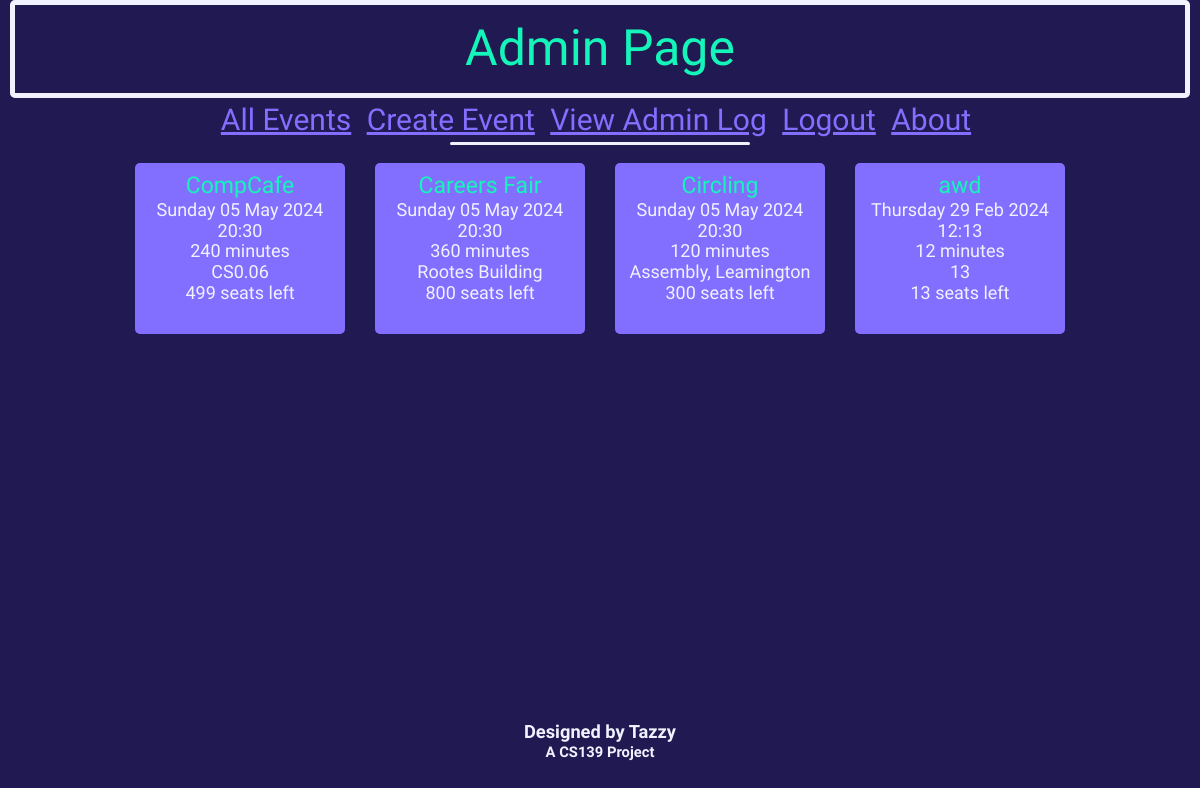
The app's page /superHome (signed in), older data.
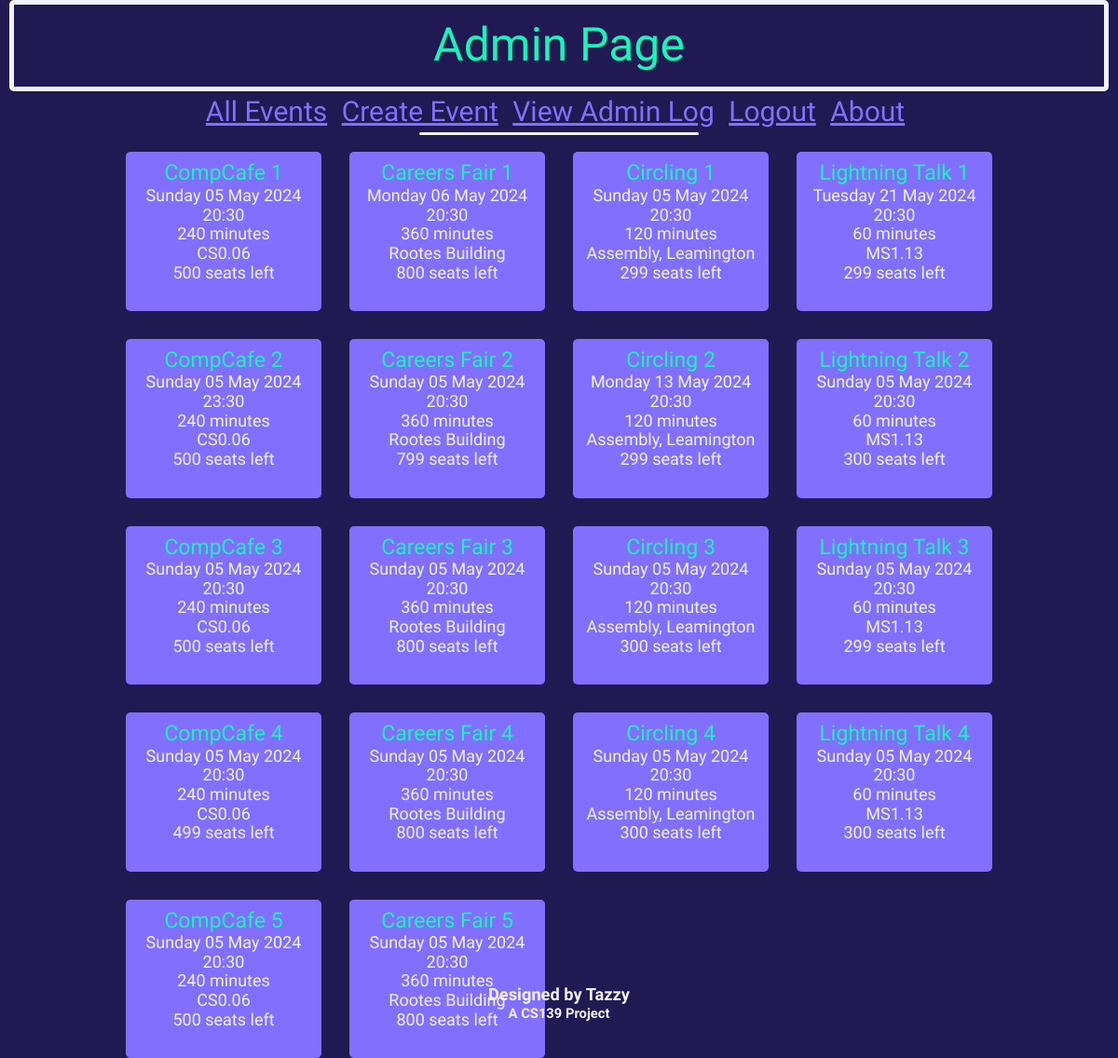
The same page, newer data.
### db_definition.py (models this page shows, shortened)
class Event(db.Model):
    __tablename__ = "events"
    event_id = db.Column(db.Integer, primary_key = True)
    name = db.Column(db.String(20))
    dateTime = db.Column(db.DateTime)
    duration = db.Column(db.Integer) # Minutes
    capacity = db.Column(db.Integer)
    ticketsSold = db.Column(db.Integer)
    location = db.Column(db.String(50))

### eventbyte.py (the view)
@app.route('/superHome')
def superHome():
    if (not current_user.is_authenticated) or (current_user.userClass != "super"):
        flash("Only admins can access this page.")
        return redirect('/home')
    updateTickets()
    return render_template('superHome.html', events=Event.query.all(), currTime = datetime.datetime.now())

### eventbyte.py (called while the page is built)
@loginManager.user_loader
def loadUser(user_id):
    return User.query.get(int(user_id))

def updateTickets():
    events = Event.query.all()
    for event in events:
        ticketNum = db.session.query(Ticket).where(Ticket.event_id == event.event_id, Ticket.status == "Upcoming").count()
        event.ticketsSold = ticketNum
        if event.ticketsSold >= (0.95 * event.capacity):
            sendEmail(user=User.query.filter_by(userClass="super").first(), event=event, EVENTNEARFULL=True)
        if event.dateTime <= datetime.datetime.now():
            tickets = db.session.query(Ticket).where(Ticket.event_id == event.event_id)
            for ticket in tickets:
                ticket.status = "Completed"
    db.session.commit()

### templates/superHome.html
{% extends 'base.html' %}
{% block heading %}
    <div class="title subtitle">
        Admin Page
    </div>
{% endblock %}
{% block content %}
    {% with messages = get_flashed_messages() %}
        {% if messages %}
        <div class="loginFlashes">
            {% for message in messages %}
            <p> {{ message }} </p>
            {% endfor %}
        </div>
        {% else %}
            <br>
        {% endif %}
    {% endwith %}
    {% include "eventList.html" %}
{% endblock %}

### templates/eventList.html (shortened to what this page needs)
<div class="eventsList">
    {% for event in events %}
        {% if event.dateTime > currTime %}
            <div class="event">
                <a href="/viewEvent?eventid={{event.event_id}}" style="text-decoration: none;"><span class="titleRef" style="font-size: 23px;">{{ event.name }}</span></a><br>
                {{ event.dateTime.strftime('%A') }} {{ event.dateTime.strftime('%d') }} {{ event.dateTime.strftime('%b') }} {{ event.dateTime.strftime('%Y') }}<br>
                {{ event.dateTime.strftime('%H') }}:{{ event.dateTime.strftime('%M') }}<br>
                {{ event.duration }} minutes<br>
                {{ event.location }}<br>
                {% if current_user.userClass == "super" %}
                    {{ event.capacity - event.ticketsSold }} seats left<br><br>
                {% elif event.ticketsSold == event.capacity %}
                    <span style="color: red;"><strong>SOLD OUT</strong></span><br>
                {% elif (event.ticketsSold >= (0.95 * event.capacity)) %}
                    <span style="color: red;"><strong>TICKETS LOW</strong></span><br>{{event.capacity - event.ticketsSold}} tickets left.<br>
                {% else %}
                    <br>
                {% endif %}
            </div>
        {% endif %}
    {% endfor %}
</div>

Row changes from the older to the newer data that the page shows:
changed Event: name "CompCafe" → "CompCafe 1"; event.capacity-event.ticketsSold "499" → "500"
changed Event: name "Careers Fair" → "Careers Fair 1"; dateTime "Sunday" → "Monday"; dateTime "05" → "06"
changed Event: name "Circling" → "Circling 1"; event.capacity-event.ticketsSold "300" → "299"
changed Event: name "awd" → "Lightning Talk 1"; dateTime "Thursday" → "Tuesday"; dateTime "29" → "21"; dateTime "Feb" → "May"; dateTime "12" → "20"; dateTime "13" → "30"; duration "12" → "60"; location "13" → "MS1.13"; event.capacity-event.ticketsSold "13" → "299"
added Event: name "CompCafe 2", dateTime "Sunday", dateTime "05", dateTime "May", dateTime "2024", dateTime "23", dateTime "30", duration "240", location "CS0.06", event.capacity-event.ticketsSold "500"
added Event: name "Careers Fair 2", dateTime "Sunday", dateTime "05", dateTime "May", dateTime "2024", dateTime "20", dateTime "30", duration "360", location "Rootes Building", event.capacity-event.ticketsSold "799"
added Event: name "Circling 2", dateTime "Monday", dateTime "13", dateTime "May", dateTime "2024", dateTime "20", dateTime "30", duration "120", location "Assembly, Leamington", event.capacity-event.ticketsSold "299"
added Event: name "Lightning Talk 2", dateTime "Sunday", dateTime "05", dateTime "May", dateTime "2024", dateTime "20", dateTime "30", duration "60", location "MS1.13", event.capacity-event.ticketsSold "300"
added Event: name "CompCafe 3", dateTime "Sunday", dateTime "05", dateTime "May", dateTime "2024", dateTime "20", dateTime "30", duration "240", location "CS0.06", event.capacity-event.ticketsSold "500"
added Event: name "Careers Fair 3", dateTime "Sunday", dateTime "05", dateTime "May", dateTime "2024", dateTime "20", dateTime "30", duration "360", location "Rootes Building", event.capacity-event.ticketsSold "800"
added Event: name "Circling 3", dateTime "Sunday", dateTime "05", dateTime "May", dateTime "2024", dateTime "20", dateTime "30", duration "120", location "Assembly, Leamington", event.capacity-event.ticketsSold "300"
added Event: name "Lightning Talk 3", dateTime "Sunday", dateTime "05", dateTime "May", dateTime "2024", dateTime "20", dateTime "30", duration "60", location "MS1.13", event.capacity-event.ticketsSold "299"
added Event: name "CompCafe 4", dateTime "Sunday", dateTime "05", dateTime "May", dateTime "2024", dateTime "20", dateTime "30", duration "240", location "CS0.06", event.capacity-event.ticketsSold "499"
added Event: name "Careers Fair 4", dateTime "Sunday", dateTime "05", dateTime "May", dateTime "2024", dateTime "20", dateTime "30", duration "360", location "Rootes Building", event.capacity-event.ticketsSold "800"
added Event: name "Circling 4", dateTime "Sunday", dateTime "05", dateTime "May", dateTime "2024", dateTime "20", dateTime "30", duration "120", location "Assembly, Leamington", event.capacity-event.ticketsSold "300"
added Event: name "Lightning Talk 4", dateTime "Sunday", dateTime "05", dateTime "May", dateTime "2024", dateTime "20", dateTime "30", duration "60", location "MS1.13", event.capacity-event.ticketsSold "300"
added Event: name "CompCafe 5", dateTime "Sunday", dateTime "05", dateTime "May", dateTime "2024", dateTime "20", dateTime "30", duration "240", location "CS0.06", event.capacity-event.ticketsSold "500"
added Event: name "Careers Fair 5", dateTime "Sunday", dateTime "05", dateTime "May", dateTime "2024", dateTime "20", dateTime "30", duration "360", location "Rootes Building", event.capacity-event.ticketsSold "800"
